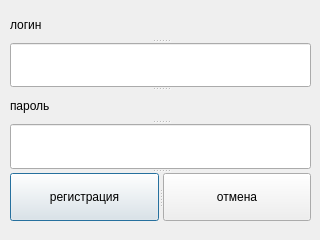
<?xml version="1.0" encoding="UTF-8"?>
<ui version="4.0">
 <class>DialogLogIn</class>
 <widget class="QDialog" name="DialogLogIn">
  <property name="geometry">
   <rect>
    <x>0</x>
    <y>0</y>
    <width>320</width>
    <height>240</height>
   </rect>
  </property>
  <property name="windowTitle">
   <string>Dialog</string>
  </property>
  <widget class="QSplitter" name="splitter_3">
   <property name="geometry">
    <rect>
     <x>10</x>
     <y>10</y>
     <width>301</width>
     <height>211</height>
    </rect>
   </property>
   <property name="orientation">
    <enum>Qt::Vertical</enum>
   </property>
   <widget class="QSplitter" name="splitter_4">
    <property name="orientation">
     <enum>Qt::Vertical</enum>
    </property>
    <widget class="QLabel" name="label_3">
     <property name="text">
      <string>логин</string>
     </property>
    </widget>
    <widget class="QLineEdit" name="lineEdit_3"/>
    <widget class="QLabel" name="label_4">
     <property name="text">
      <string>пароль</string>
     </property>
    </widget>
    <widget class="QLineEdit" name="lineEdit_4"/>
   </widget>
   <widget class="QSplitter" name="splitter_5">
    <property name="orientation">
     <enum>Qt::Horizontal</enum>
    </property>
    <widget class="QPushButton" name="pushButton_3">
     <property name="text">
      <string>регистрация</string>
     </property>
    </widget>
    <widget class="QPushButton" name="pushButton_4">
     <property name="text">
      <string>отмена</string>
     </property>
    </widget>
   </widget>
  </widget>
 </widget>
 <resources/>
 <connections/>
</ui>
